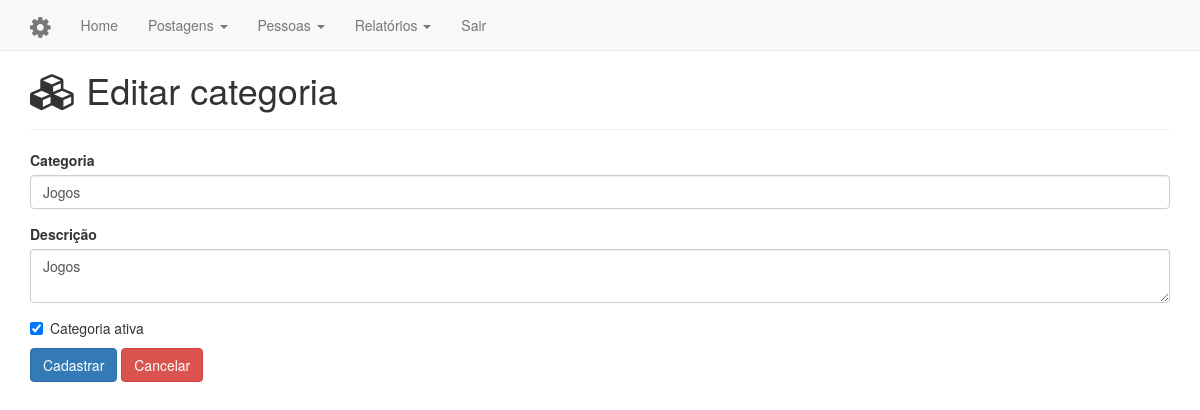
Page /categorias-editar.php?idcategoria=1 (signed in) on the committed database.
### tables this page shows
CREATE TABLE IF NOT EXISTS `categoria` (
  `idcategoria` INT NOT NULL AUTO_INCREMENT,
  `categoria` VARCHAR(45) NOT NULL,
  `descricao` TEXT NOT NULL,
  `situacao` CHAR(1) NOT NULL DEFAULT '1',
  PRIMARY KEY (`idcategoria`));

### categorias-editar.php (the view, shortened to what this page needs)
<?php
$msg = array();
$idcategoria = 0;
$categoria = '';
$descricao = '';
$situacao = CATEGORIA_ATIVO;
if (isset($_POST['idcategoria'])) {
    $idcategoria = (int) $_POST['idcategoria'];
} elseif (isset($_GET['idcategoria'])) {
    $idcategoria = (int) $_GET['idcategoria'];
}
$con = Conexao::getConexao();
if ($_POST) {
    $categoria = $_POST['categoria'];
    $descricao = $_POST['descricao'];
    $situacao = isset($_POST['situacao'])
        ? CATEGORIA_ATIVO : CATEGORIA_INATIVO;
    if ($categoria == '') {
        $msg[] = 'Informe o nome da categoria';
    }
    if ($descricao == '') {
        $msg[] = 'Informe a descrição';
    }
    if (!$msg) {
        $sql = "Update categoria Set
            categoria = '$categoria',
            descricao = '$descricao',
            situacao = '$situacao'
            Where idcategoria = $idcategoria";
        $con = Conexao::getConexao();
        try {
            $stmt = $con->query($sql);
            header('location: categorias.php');
            exit;
        } catch (PDOException $e) {
            $msg[] = "Não foi possível atualizar o registro. Motivo: " . $e->getMessage();
            $msg[] = $sql;
        }
    }
} else {
    $sql = "Select categoria, descricao, situacao From categoria Where idcategoria = $idcategoria";
    $stmt = $con->query($sql);
    $admin = $stmt->fetch(PDO::FETCH_ASSOC);
    $categoria = $admin['categoria'];
    $descricao = $admin['descricao'];
    $situacao = $admin['situacao'];
}
?>
<!DOCTYPE html>
<html lang="pt-br">
<head>
    <?php include PATH . '/cabecalho.php'; ?>
</head>
<body>
<?php include 'nav.php'; ?>
<div class="container">
    <div class="page-header">
        <h1><i class="fa fa-cubes"></i> Editar categoria</h1>
    </div>
    <form role="form" method="post" action="">
        <div class="form-group">
            <label for="fcategoria">Categoria</label>
            <input type="text" class="form-control" id="fcategoria" name="categoria" placeholder="Nome da categoria"
                   value="<?php echo $categoria; ?>">
        </div>
        <div class="form-group">
            <label for="fdescricao">Descrição</label>
            <textarea class="form-control" id="fdescricao" name="descricao"><?php echo $descricao; ?></textarea>
        </div>
        <div class="checkbox">
            <label for="fsituacao">
                <input type="checkbox" name="situacao" id="fsituacao"
                       <?php if ($situacao == CATEGORIA_ATIVO) { ?>checked<?php } ?>>
                Categoria ativa
            </label>
        </div>
        <button type="submit" class="btn btn-primary">Cadastrar</button>
        <button type="reset" class="btn btn-danger">Cancelar</button>
    </form>
</div>
</body>
</html>

### assets/estilos.css (style rules this page uses)
body { padding-top: 30px; }
body>.container { margin-bottom: 25px; }

### rows in the picture
categoria: categoria "Jogos", descricao "Jogos", situacao "☑"
